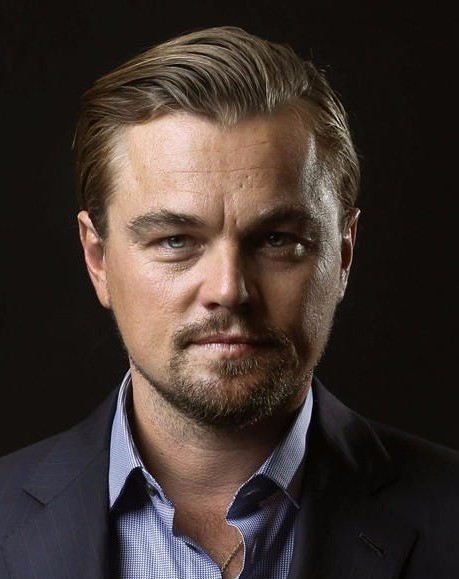
#> input picture Assignment 22/Image Merging/1.jpg, 459 x 579 px
$ python main.py
#> lines starting #> are read from the running program, lines starting #| are printed output that depends on the picture
import cv2 as cv
import numpy as np

img1 = cv.resize(cv.imread('1.jpg', 0), (300, 400))
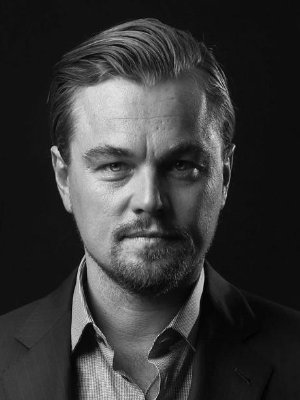
#> img1: shape (400, 300); min 1, max 236, mean 55.5
img2 = cv.resize(cv.imread('2.jpg', 0), (300, 400))
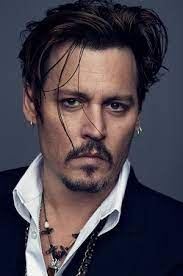
#> input picture Assignment 22/Image Merging/2.jpg, 183 x 276 px
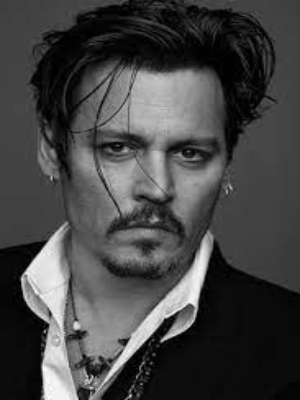
#> img2: shape (400, 300); min 0, max 254, mean 68.3

result = np.zeros((400,1200), dtype="uint8")

result[0:400,0:300] = img1
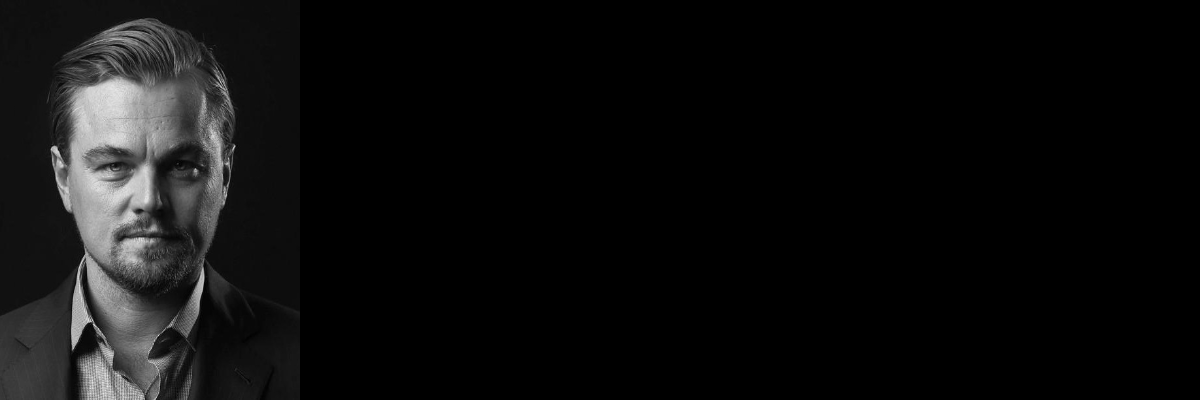
#> result: shape (400, 1200); min 0, max 236, mean 13.9
result[0:400,300:600] = img1 // 2 + img2 // 3
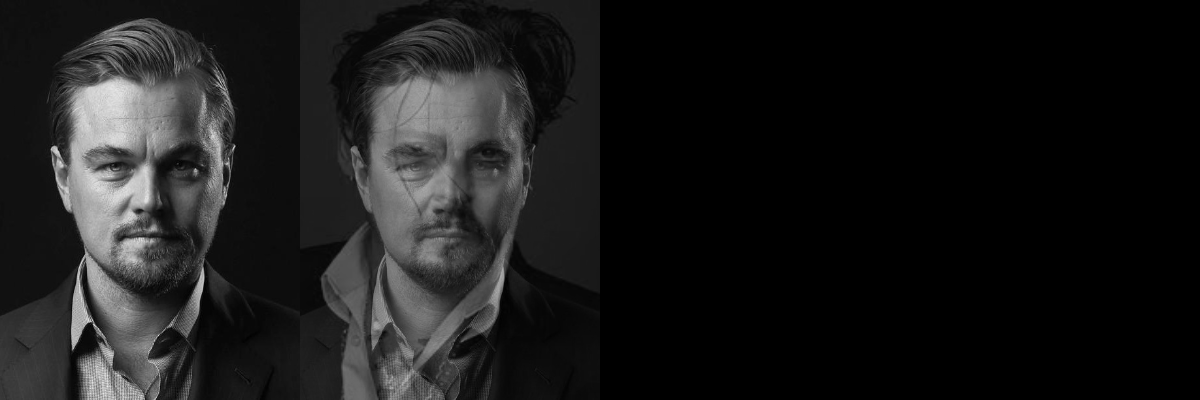
#> result: shape (400, 1200); min 0, max 236, mean 26.3
result[0:400,600:900] = img1 // 3 + img2 // 3
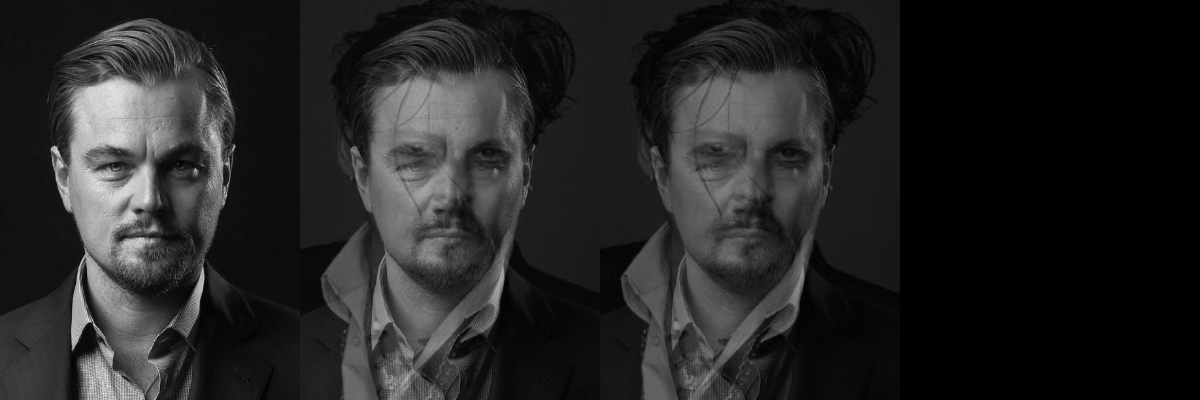
#> result: shape (400, 1200); min 0, max 236, mean 36.5
result[0:400,900:1200] = img2
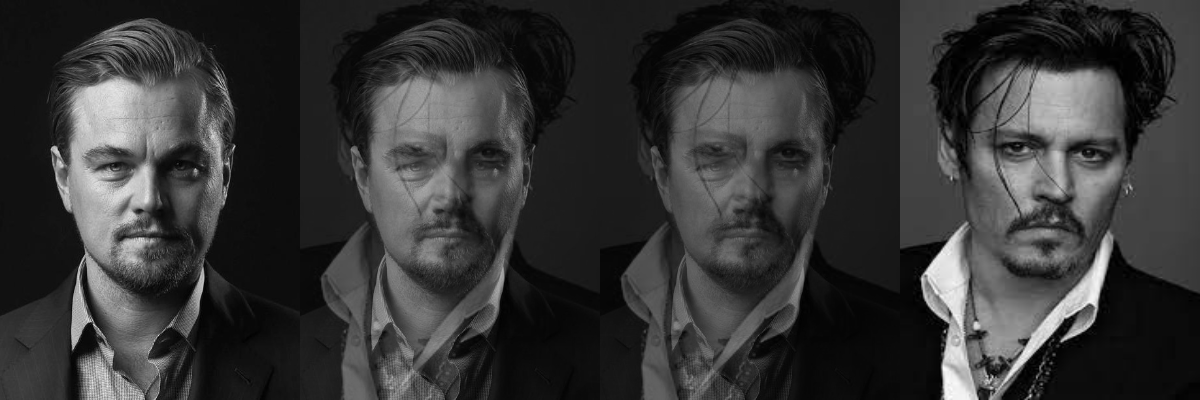
#> result: shape (400, 1200); min 0, max 254, mean 53.6

cv.imwrite('Result.jpg', result)
